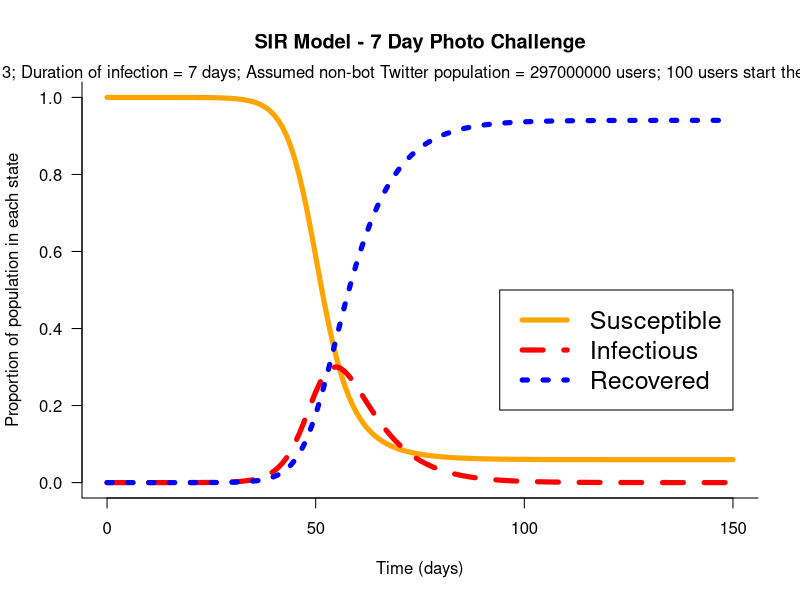
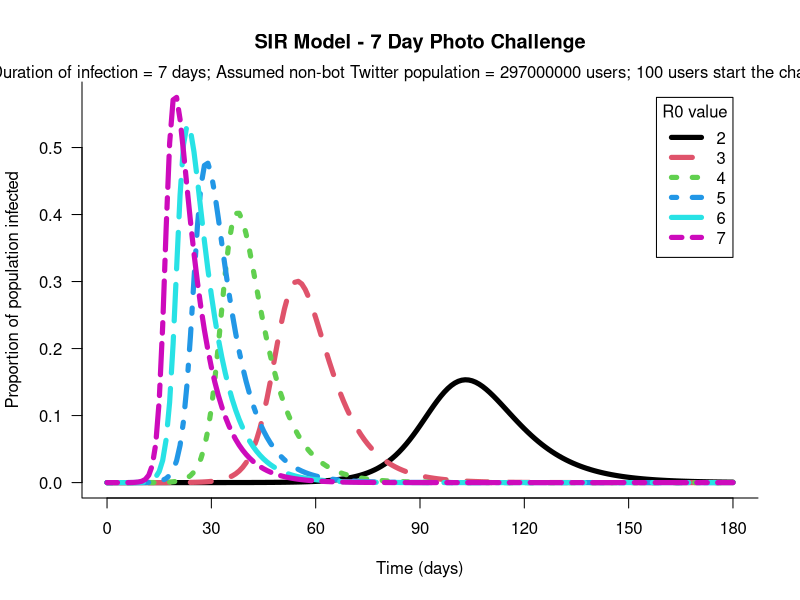

R code for these plots, in order:
# R Code for simple SIR model of "7 day photo challenge" #
# Graham Wheeler (Twitter: @DrGWheeler)
# GitHub: https://github.com/graham-wheeler/
#
# Thanks to Aidan Findlater (Twitter: @AidanFindLater) for his original code, which this file is based on.
# Original code source: https://archives.aidanfindlater.com/blog/2010/04/20/the-basic-sir-model-in-r/

#############################
# Install and load packages #
#############################

install.packages("deSolve")
library(deSolve)

############
# Function #
############

sir <- function(time, state, parameters) {
  with(as.list(c(state, parameters)), {
    dS <- -beta * S * I
    dI <- beta * S * I - gamma * I
    dR <- gamma * I
    
    return(list(c(dS, dI, dR)))
  })
}


#########
# Setup #
#########

n_users <- 330000000 # Est. number of Twitter users
genuine_users <- 0.9*n_users # Est. number that are not bots capable of tweeting and infecting other users
initial_infected <- 100 # Initial number of accounts that will start the challenge
init <- c(S = 1-(initial_infected/genuine_users), I = initial_infected/genuine_users, 0.0)

r0 <- 3 # Assumed Reproduction Ratio (Average number of users that one person will infect)
duration <- 7 # Duration of infection (days)
parameters <- c(beta = r0/duration, gamma = 1/duration)

######################
# Model the epidemic #
######################

times <- seq(0, 150, by = 1)
out <- as.data.frame(ode(y = init, times = times, func = sir, parms = parameters))
out$time <- NULL

####################
# Plot the results #
####################

subtitle_text<-ifelse(initial_infected == 1, paste0("R0 = ",r0,"; Duration of infection = ", duration," days; Assumed non-bot Twitter population = ", format(genuine_users, scientific = FALSE), " users; ", initial_infected," user starts the challenge"),
                      paste0("R0 = ",r0,"; Duration of infection = ", duration," days; Assumed non-bot Twitter population = ", format(genuine_users, scientific = FALSE), " users; ", initial_infected," users start the challenge"))
matplot(times, out, type = "l", xlab = "Time (days)", ylab = "Proportion of population in each state", main = "SIR Model - 7 Day Photo Challenge", lwd = 5, lty = 1:3, bty = "l", col = c("orange", "red", "blue"), las = 1)
mtext(text = subtitle_text, side = 3, line = 0)
legend(max(times), 0.5, xjust = 1, c("Susceptible", "Infectious", "Recovered"), pch = NULL, lty = 1:3, lwd = 5, col = c("orange", "red", "blue"), cex = 1.5)


#############################################
# Looking at several different values of R0 #
#############################################

r0_vec <- c(2, 3, 4, 5, 6, 7)
duration <- 7
parameters <- matrix(c(beta = r0_vec/duration, gamma = rep(1/duration, length(r0_vec))), ncol = 2, byrow = F)
colnames(parameters)<-c("beta", "gamma")
times <- seq(0, 180, by = 1)
out_list<-lapply(1:length(r0_vec), function(z) {tmp<-as.data.frame(ode(y = init, times = times, func = sir, parms = parameters[z,]))
  tmp$time <- NULL
  tmp})
y_max<-max(sapply(1:length(r0_vec), function(z) max(out_list[[z]]$I)))

#####################################
# Plotting Proportion infected only #
#####################################

subtitle_text<-ifelse(initial_infected == 1, paste0("Duration of infection = ", duration," days; Assumed non-bot Twitter population = ", format(genuine_users, scientific = FALSE), " users; ", initial_infected," user starts the challenge"),
                      paste0("Duration of infection = ", duration," days; Assumed non-bot Twitter population = ", format(genuine_users, scientific = FALSE), " users; ", initial_infected," users start the challenge"))
matplot(times, out_list[[1]]$I, type = "l", xlab = "Time (days)", ylab = "Proportion of population infected", main = "SIR Model - 7 Day Photo Challenge", lwd = 5, lty = 1, bty = "l", col = 1, las = 1, ylim = c(0,y_max), xaxt="n")
for(i in 2:length(r0_vec)){
  lines(times, out_list[[i]]$I, type = "l", lwd = 5, lty = i, col = i)
}
axis(side = 1, at = seq(0, max(times), by = 30), label = as.character(seq(0, max(times), by = 30)))
mtext(text = subtitle_text, side = 3, line = 0)
legend(max(times), y_max, xjust = 1, as.character(r0_vec), title = "R0 value", lwd = 5, col = 1:length(r0_vec), lty = 1:length(r0_vec))

#######
# END #
#######
